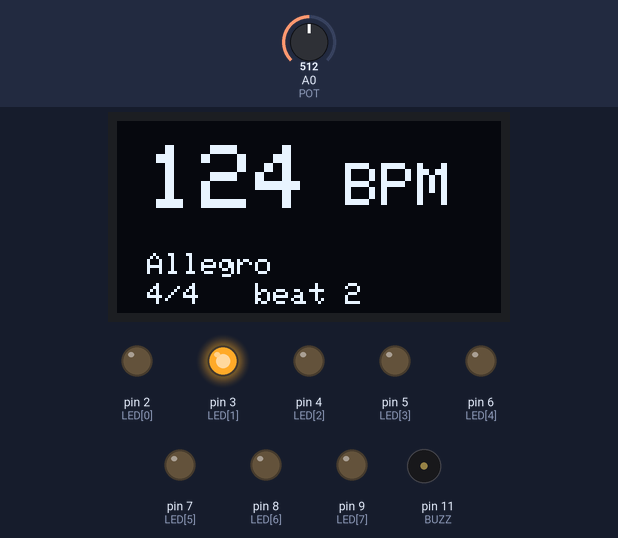
Bench run of a sketch on a simulated Arduino Nano, built with avr-gcc and run on an emulated ATmega328P. Shown: 128×64 one-colour display, output pins drawn as LEDs (lit = HIGH), buzzer (waves = sounding). Dashed ring = blinking. Inputs (shaded band) come from the test bench; at power-on: A0 (POT) = 512.

Above: at 0.95 s.
1.3 s: A0 (POT) set to 122
At 1.47 s:
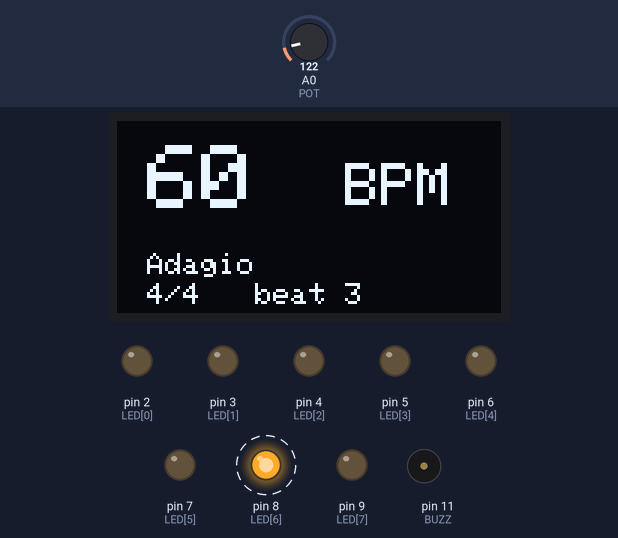
3.3 s: A0 (POT) set to 1023
5.0 s: A0 (POT) set to 306
At 5.9 s:
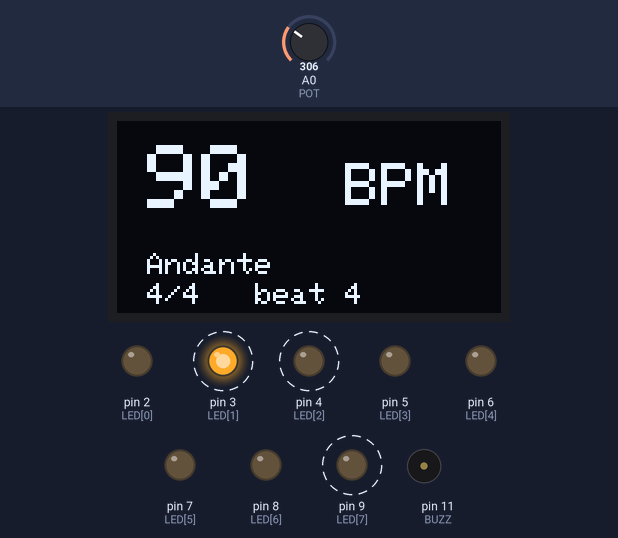
6.8 s: A0 (POT) set to 0
At 7.64 s:
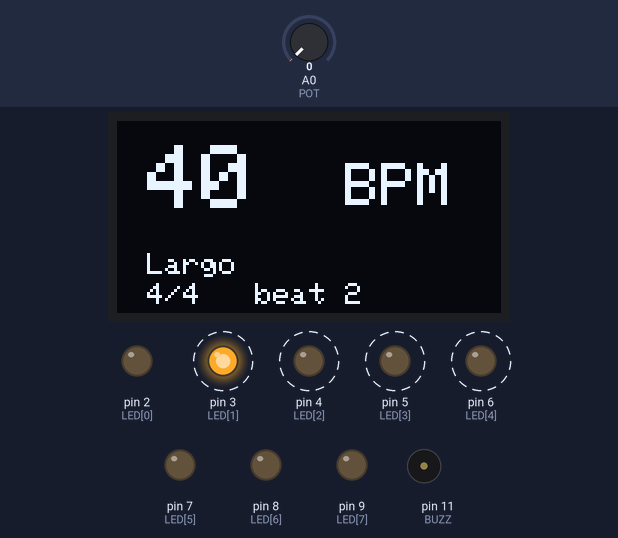
9.0 s: A0 (POT) set to 716
At 13.69 s:
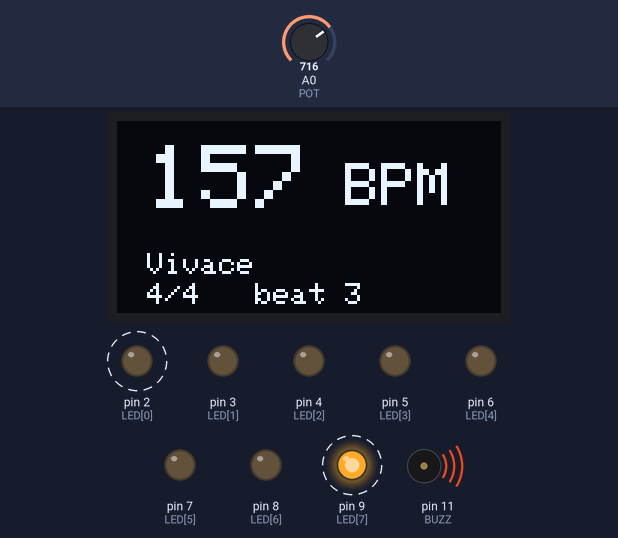
13.7 s: A0 (POT) set to 98
At 14.63 s:
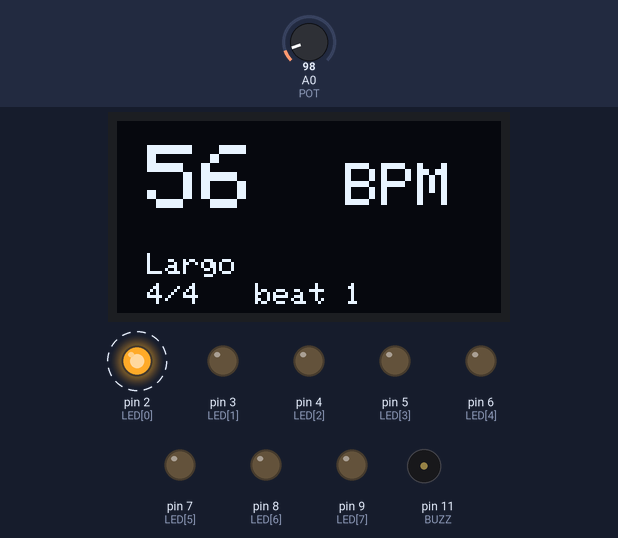
Timing chart, 0 to 17.7 s (numbered marks = the images above; inputs shaded):
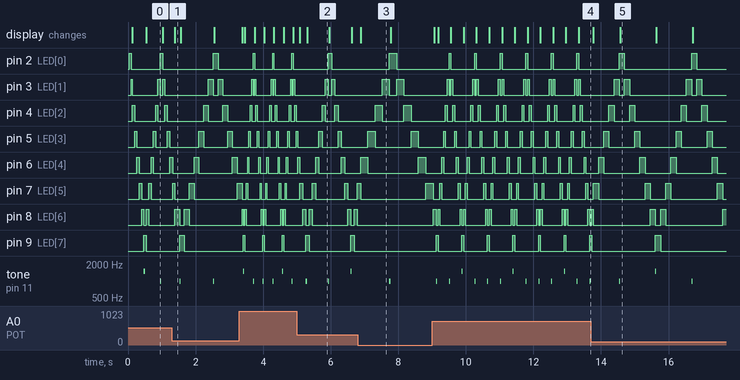

The sketch:

nano_oled_metronome.ino
```cpp
// Arduino sketch that implements an LED pendulum metronome: reads a potentiometer for BPM, updates eight LEDs as a pendulum, sounds a buzzer on the beat, and displays BPM and tempo markings on an SSD1306 I2C OLED.
//
// Full tutorial: https://shillehtek.com/blogs/news/arduino-nano-oled-metronome-led-pendulum
// Parts used: https://shillehtek.com/products/arduino-nano-v3-presoldered-ch340g-atmega328p
//             https://shillehtek.com/products/0-96-i2c-white-oled-display-module-4-pin-ssd1306
//             https://shillehtek.com/products/ky-006-passive-piezo-buzzer-alarm-module-for-arduino-projects
// More examples: https://github.com/shillehbean/shillehtek-examples
//

#include <Adafruit_GFX.h>
#include <Adafruit_SSD1306.h>
Adafruit_SSD1306 oled(128, 64, &Wire, -1);

const int LED[8] = {2, 3, 4, 5, 6, 7, 8, 9};
const int POT = A0, BUZZ = 11;
const int BEATS_PER_BAR = 4;

int pos = 0, dir = 1, beat = 0, bpm = 120;
unsigned long nextStep = 0;

const char* marking(int b) {
  if (b < 60)  return "Largo";
  if (b < 76)  return "Adagio";
  if (b < 108) return "Andante";
  if (b < 120) return "Moderato";
  if (b < 156) return "Allegro";
  if (b < 176) return "Vivace";
  return "Presto";
}

void showBpm() {
  oled.clearDisplay();
  oled.setTextSize(3); oled.setCursor(10, 8);  oled.print(bpm);
  oled.setTextSize(2); oled.setCursor(76, 14); oled.print("BPM");
  oled.setTextSize(1); oled.setCursor(10, 44); oled.print(marking(bpm));
  oled.setCursor(10, 54); oled.print("4/4   beat "); oled.print(beat + 1);
  oled.display();
}

int readBpm() {                                   // averaged, so the number doesn't jitter
  long s = 0; for (int i = 0; i < 8; i++) s += analogRead(POT);
  return map(s / 8, 0, 1023, 40, 208);
}

void setup() {
  for (int i = 0; i < 8; i++) pinMode(LED[i], OUTPUT);
  oled.begin(SSD1306_SWITCHCAPVCC, 0x3C);
  oled.setTextColor(SSD1306_WHITE);
  digitalWrite(LED[0], HIGH);
  showBpm();
  nextStep = millis();
}

void loop() {
  int b = readBpm();
  if (abs(b - bpm) >= 2) { bpm = b; showBpm(); }  // small dead band = no flicker

  unsigned long stepMs = 60000UL / bpm / 7;       // one beat = 7 steps, end to end
  if ((long)(millis() - nextStep) >= 0) {
    nextStep += stepMs;                           // schedule from the last due time: no drift
    digitalWrite(LED[pos], LOW);
    pos += dir;
    digitalWrite(LED[pos], HIGH);
    if (pos == 0 || pos == 7) {                   // an end of the swing = a beat
      dir = -dir;
      tone(BUZZ, beat == 0 ? 1500 : 1000, 30);    // higher click on beat 1
      beat = (beat + 1) % BEATS_PER_BAR;
      showBpm();
    }
  }
}
```

Measured:
- after the input at 1.3 s, the display: changes after 0.09 s (image 1)
- after the input at 5.0 s, pin 9 (LED[7]): alternates HIGH for 0.10 s and LOW for 1.2 s, starting after 0.27 s; the display: first changes after 0.08 s (image 2 shows a later state)
- after the input at 6.8 s, pin 8 (LED[6]): stops changing and stays LOW; pin 9 (LED[7]): stays LOW (without the input it goes to HIGH after 1.1 s); the display: changes after 0.08 s (image 3)
- after the input at 9.0 s, pin 9 (LED[7]): alternates HIGH for 0.05 s and LOW for 0.70 s, starting after 0.13 s; the display: changes after 0.06 s (image 4)
- after the input at 13.7 s, pin 2 (LED[0]): alternates HIGH for 0.15 s and LOW for 2.0 s, starting after 0.84 s; the display: first changes after 0.07 s (image 5 shows a later state)
- by itself, pin 2 (LED[0]): alternates HIGH for 0.05 s and LOW for 0.70 s
- by itself, pin 3 (LED[1]): repeats every 0.76 s: LOW 0.05 s, HIGH 0.05 s, LOW 0.59 s, HIGH 0.05 s
- by itself, pin 4 (LED[2]): repeats every 0.75 s: LOW 0.16 s, HIGH 0.05 s, LOW 0.49 s, HIGH 0.05 s
